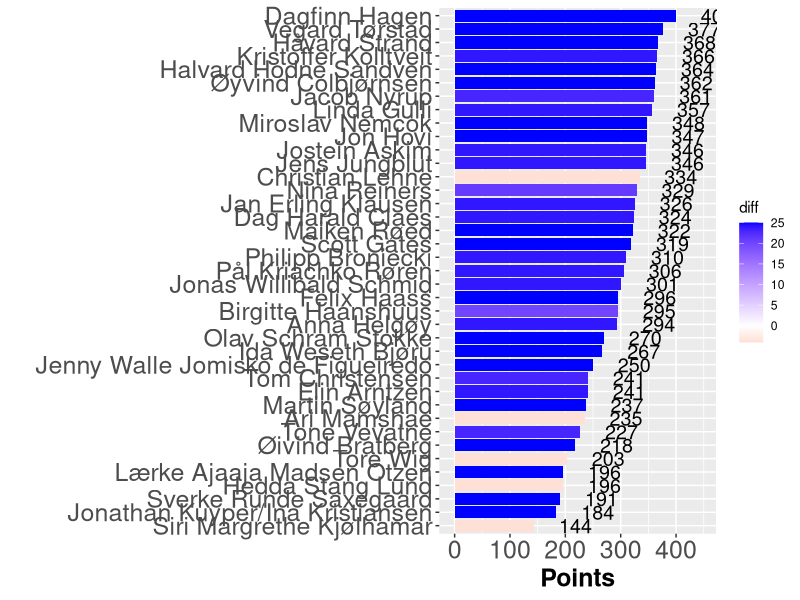

Recreate this plot in R.
## ---- chunk 1

library(tidyverse)
library(igraph)
library(readxl)
library(knitr)

knitr::opts_chunk$set(out.width = "100%")

## ---- chunk 2
#| warning: false

invisible(capture.output(Sys.setlocale()))
nettverk <- readr::read_delim("res24.csv", delim=";", col_names = FALSE, locale = locale(encoding = "UTF-8"))
leaderboard <- tibble::as_tibble(nettverk)

leaderboard <- leaderboard %>% arrange_at(ncol(.), desc)

hbar<-leaderboard 
hbar$diff <- hbar$X25-hbar$X24

ggplot(hbar, aes(x=reorder(X1, X25), y=X25, fill = diff )) + 
    geom_bar(stat = 'identity') + 
    scale_y_continuous(limits = c(-5, 450)) +
    coord_flip() + 
    scale_fill_gradient2(low = "red", high="blue") +
    geom_text(aes(label = X25), hjust=-0.75, size = 5 ) + 
    ylab("Points") +
    xlab(" ") +
    theme(axis.text=element_text(size=18), axis.title=element_text(size=18,face="bold"))
## ---- chunk 3
